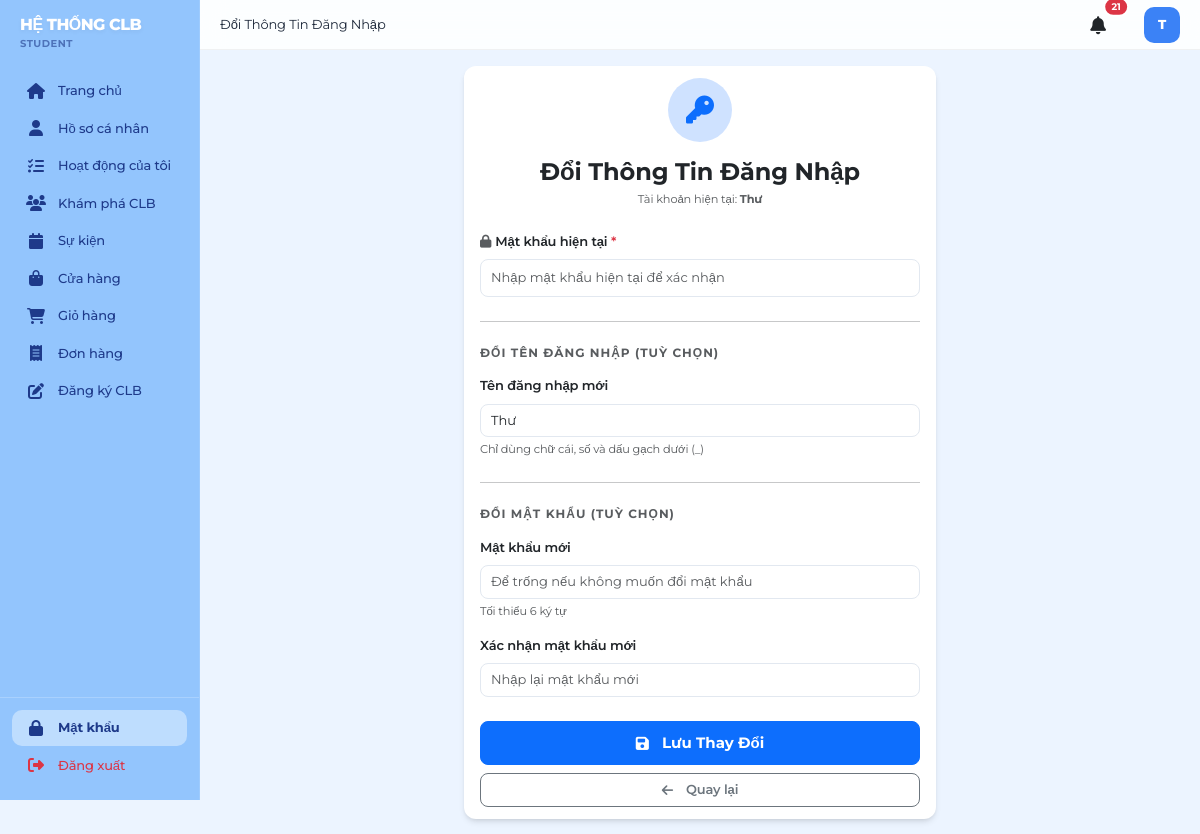
Page /account/change-credentials (signed in) on the committed database.
### models.py (models this page shows, shortened)
class User(db.Model):
    __tablename__ = 'users'
    id = db.Column(db.Integer, primary_key=True)
    username = db.Column(db.String(120), unique=True, nullable=False)
    email = db.Column(db.String(120), unique=True, nullable=False)
    password_hash = db.Column(db.String(255), nullable=False)
    user_type = db.Column(db.String(20), nullable=False)  # student, club, admin
    status = db.Column(db.String(20), default=STATUS_ACTIVE)  # active, inactive
    created_at = db.Column(db.DateTime, default=datetime.utcnow)
    updated_at = db.Column(db.DateTime, default=datetime.utcnow, onupdate=datetime.utcnow)
    student_profile = db.relationship('Student', backref='user', uselist=False, cascade='all, delete-orphan')
    club_profile = db.relationship('Club', backref='user', uselist=False, cascade='all, delete-orphan', foreign_keys='Club.user_id')
    def is_student(self):
        return self.user_type == USER_TYPE_STUDENT
    def is_club(self):
        return self.user_type == USER_TYPE_CLUB

### app.py (the view, shortened to what this page needs)
@app.route('/account/change-credentials', methods=['GET', 'POST'])
@login_required
def change_credentials():
    return render_template('change_credentials.html')

### app.py (called while the page is built)
@login_manager.user_loader
def load_user(user_id):
    return User.query.get(int(user_id))

@app.context_processor
def inject_global_data():
    unread_count = 0
    cart_count = 0
    if current_user.is_authenticated:
        unread_count = Notification.query.filter_by(user_id=current_user.id, is_read=False).count()
        if current_user.is_student():
            cart_count = CartItem.query.filter_by(user_id=current_user.id).count()
        elif 'cart' in session:
            cart_count = sum(session['cart'].values())
    return dict(unread_count=unread_count, cart_count=cart_count)

### templates/change_credentials.html (shortened to what this page needs)
{% extends "base.html" %}
{% block page_title %}Đổi Thông Tin Đăng Nhập{% endblock %}
{% block content %}
<div class="row justify-content-center">
    <div class="col-lg-6">
        <div class="card border-0 shadow-sm">
            <div class="card-body p-5">
                <div class="text-center mb-4">
                    <div class="bg-primary-subtle text-primary rounded-circle d-inline-flex align-items-center justify-content-center mb-3" style="width: 64px; height: 64px;">
                        <i class="fas fa-key fs-3"></i>
                    </div>
                    <h4 class="fw-bold mb-1">Đổi Thông Tin Đăng Nhập</h4>
                    <p class="text-muted small">Tài khoản hiện tại: <strong>{{ current_user.username }}</strong></p>
                </div>
                <form method="POST" action="{{ url_for('change_credentials') }}">
                    <div class="mb-4">
                        <label class="form-label fw-semibold">
                            <i class="fas fa-lock me-1 text-muted"></i>Mật khẩu hiện tại <span class="text-danger">*</span>
                        </label>
                        <input type="password" class="form-control form-control-lg" name="current_password"
                               placeholder="Nhập mật khẩu hiện tại để xác nhận" required>
                    </div>
                    <hr class="my-4">
                    <h6 class="fw-bold text-muted mb-3 text-uppercase" style="font-size: 0.75rem; letter-spacing: 1px;">
                        Đổi Tên Đăng Nhập (tuỳ chọn)
                    </h6>
                    <div class="mb-4">
                        <label class="form-label fw-semibold">Tên đăng nhập mới</label>
                        <input type="text" class="form-control" name="new_username"
                               placeholder="Để trống nếu không muốn đổi"
                               value="{{ current_user.username }}">
                        <div class="form-text">Chỉ dùng chữ cái, số và dấu gạch dưới (_)</div>
                    </div>
                    <hr class="my-4">
                    <h6 class="fw-bold text-muted mb-3 text-uppercase" style="font-size: 0.75rem; letter-spacing: 1px;">
                        Đổi Mật Khẩu (tuỳ chọn)
                    </h6>
                    <div class="mb-3">
                        <label class="form-label fw-semibold">Mật khẩu mới</label>
                        <input type="password" class="form-control" name="new_password"
                               placeholder="Để trống nếu không muốn đổi mật khẩu"
                               id="newPassword">
                        <div class="form-text">Tối thiểu 6 ký tự</div>
                    </div>
                    <div class="mb-4">
                        <label class="form-label fw-semibold">Xác nhận mật khẩu mới</label>
                        <input type="password" class="form-control" name="confirm_password"
                               placeholder="Nhập lại mật khẩu mới"
                               id="confirmPassword">
                    </div>
                    <div class="d-grid gap-2">
                        <button type="submit" class="btn btn-primary btn-lg fw-bold">
                            <i class="fas fa-save me-2"></i>Lưu Thay Đổi
                        </button>
                        <a href="javascript:history.back()" class="btn btn-outline-secondary">
                            <i class="fas fa-arrow-left me-2"></i>Quay lại
                        </a>
                    </div>
                </form>
            </div>
        </div>
    </div>
</div>
{% endblock %}

### templates/base.html (shortened to what this page needs)
<!DOCTYPE html>
<html lang="vi">
<head>
    <link href="https://cdn.jsdelivr.net/npm/bootstrap@5.3.0/dist/css/bootstrap.min.css" rel="stylesheet">
    <link rel="stylesheet" href="https://cdnjs.cloudflare.com/ajax/libs/font-awesome/6.4.0/css/all.min.css">
<link rel="stylesheet" href="{{ url_for('static', filename='css/style.css') }}">
</head>
<body>
    <div class="layout">
        {% if not hide_sidebar %}
        <div class="sidebar">
            <div class="logo">
                <h5>HỆ THỐNG CLB</h5>
                <p>{% if current_user.is_authenticated %}{{ current_user.user_type }}{% else %}Sinh viên{% endif %}</p>
            </div>
            <nav class="sidebar-nav">
                {% if current_user.is_authenticated %}
                    {% if current_user.is_student() %}
                        <div class="nav-item">
                            <a href="{{ url_for('student_dashboard') }}" class="nav-link {% if request.endpoint == 'student_dashboard' %}active{% endif %}">
                                <i class="fas fa-home"></i> Trang chủ
                            </a>
                        </div>
                        <div class="nav-item">
                            <a href="{{ url_for('student_profile') }}" class="nav-link {% if request.endpoint and 'profile' in request.endpoint %}active{% endif %}">
                                <i class="fas fa-user"></i> Hồ sơ cá nhân
                            </a>
                        </div>
                        <div class="nav-item">
                            <a href="{{ url_for('student_activities') }}" class="nav-link {% if request.endpoint == 'student_activities' %}active{% endif %}">
                                <i class="fas fa-tasks"></i> Hoạt động của tôi
                            </a>
                        </div>
                        <div class="nav-item">
                            <a href="{{ url_for('student_clubs') }}" class="nav-link {% if request.endpoint == 'student_clubs' %}active{% endif %}">
                                <i class="fas fa-users"></i> Khám phá CLB
                            </a>
                        </div>
                        <div class="nav-item">
                            <a href="{{ url_for('student_events') }}" class="nav-link {% if request.endpoint == 'student_events' %}active{% endif %}">
                                <i class="fas fa-calendar"></i> Sự kiện
                            </a>
                        </div>
                        <div class="nav-item">
                            <a href="{{ url_for('products_list') }}" class="nav-link {% if 'product' in request.endpoint|string %}active{% endif %}">
                                <i class="fas fa-shopping-bag"></i> Cửa hàng
                            </a>
                        </div>
                        <div class="nav-item">
                            <a href="{{ url_for('cart') }}" class="nav-link {% if request.endpoint == 'cart' %}active{% endif %}">
                                <i class="fas fa-shopping-cart"></i> Giỏ hàng
                            </a>
                        </div>
                        <div class="nav-item">
                            <a href="{{ url_for('orders_list') }}" class="nav-link {% if request.endpoint == 'orders_list' %}active{% endif %}">
                                <i class="fas fa-receipt"></i> Đơn hàng
                            </a>
                        </div>
                        <div class="nav-item">
                            <a href="{{ url_for('student_club_register') }}" class="nav-link {% if request.endpoint == 'student_club_register' %}active{% endif %}">
                                <i class="fas fa-edit"></i> Đăng ký CLB
                            </a>
                        </div>
                    {% endif %}
                {% endif %}
            </nav>
            {% if current_user.is_authenticated %}
            <div class="sidebar-footer">
                <div class="nav-item">
                    <a href="{{ url_for('change_credentials') }}" class="nav-link {% if request.endpoint == 'change_credentials' %}active{% endif %}">
                        <i class="fas fa-lock"></i> Mật khẩu
                    </a>
                </div>
                <div class="nav-item">
                    <a href="{{ url_for('logout') }}" class="nav-link text-danger">
                        <i class="fas fa-sign-out-alt"></i> Đăng xuất
                    </a>
                </div>
            </div>
            {% endif %}
        </div>
        {% endif %}
        <div class="main-container {% if hide_sidebar %}no-sidebar{% endif %}">
            {% if not hide_sidebar %}
            <div class="top-header">
                <div class="header-left">
                    {% block page_title %}{% endblock %}
                </div>
                <div class="header-right">
                    <a href="{{ url_for('notifications_list') }}" class="notification-icon position-relative text-dark text-decoration-none me-3">
                        <i class="fas fa-bell"></i>
                        {% if unread_count > 0 %}
                        <span class="position-absolute top-0 start-100 translate-middle badge rounded-pill bg-danger" style="font-size: 0.6rem; padding: 0.35em 0.65em; border: 2px solid #fff;">
                            {{ unread_count if unread_count < 100 else '99+' }}
                        </span>
                        {% endif %}
                    </a>
                    {% if current_user.is_authenticated %}
                        {% set avatar = None %}
                        {% if current_user.is_student() and current_user.student_profile and current_user.student_profile.avatar_url %}
                            {% set avatar = current_user.student_profile.avatar_url %}
                        {% elif current_user.is_club() and current_user.club_profile and current_user.club_profile.logo_url %}
                            {% set avatar = current_user.club_profile.logo_url %}
                        {% endif %}
                        {% if avatar %}
                        <div class="user-avatar border border-2 shadow-sm" title="{{ current_user.username }}">
                            <img src="{{ avatar }}" alt="Avatar" style="width: 100%; height: 100%; object-fit: cover; border-radius: 50%;">
                        </div>
                        {% else %}
                        <div class="user-avatar" title="{{ current_user.username or 'User' }}">
                            {{ (current_user.username[0].upper() if current_user.username else '?') }}
                        </div>
                        {% endif %}
                    {% endif %}
                </div>
            </div>
            {% endif %}
            <div class="content-area">
                {% block content %}{% endblock %}
            </div>
        </div>
    </div>
</body>
</html>

### static/css/style.css (style rules this page uses)
body, h1, h2, h3, h4, h5, h6, p, a, button, input, span, div { font-family: 'Montserrat', sans-serif !important; }
:root { --primary: #3B82F6; --primary-dark: #2563EB; --primary-light: #EFF6FF; --primary-soft: rgba(59, 130, 246, 0.1); --primary-gradient: linear-gradient(135deg, #3B82F6 0%, #2563EB 100%); --secondary: #64748B; --sidebar-bg: #93C5FD; --sidebar-text: #1E3A8A; --sidebar-active: rgba(255, 255, 255, 0.4); --sidebar-hover: rgba(255, 255, 255, 0.15); --main-bg: #ECF4FF; --white: #FFFFFF; --text-dark: #1E293B; --text-muted: #64748B; --success: #10B981; --warning: #F59E0B; --danger: #EF4444; --glass: rgba(255, 255, 255, 0.7); --glass-border: rgba(255, 255, 255, 0.3); --shadow-sm: 0 1px 2px 0 rgb(0 0 0 / 0.05); --shadow: 0 4px 6px -1px rgb(0 0 0 / 0.1), 0 2px 4px -2px rgb(0 0 0 / 0.1); --shadow-lg: 0 20px 25px -5px rgb(0 0 0 / 0.1), 0 8px 10px -6px rgb(0 0 0 / 0.1); --radius: 12px; --radius-lg: 20px; --transition: all 0.3s cubic-bezier(0.4, 0, 0.2, 1); }
* { margin: 0; padding: 0; box-sizing: border-box; }
body { font-family: 'Inter', system-ui, -apple-system, sans-serif; background-color: var(--main-bg); color: var(--text-dark); min-height: 100vh; overflow-x: hidden; letter-spacing: -0.01em; font-size: 13px; }
.layout { display: flex; width: 100%; }
.sidebar { width: 200px; background-color: var(--sidebar-bg); padding: 15px 0; position: fixed; height: 100vh; left: 0; top: 0; z-index: 1000; transition: var(--transition); border-right: 1px solid rgba(255, 255, 255, 0.1); display: flex; flex-direction: column; }
.sidebar .logo { padding: 0 20px 20px 20px; display: flex; flex-direction: column; gap: 2px; }
.sidebar .logo h5 { color: white; font-size: 16px; font-weight: 800; margin: 0; letter-spacing: -0.5px; text-shadow: 0 2px 4px rgba(0,0,0,0.05); }
.sidebar .logo p { font-size: 10px; color: rgba(30, 58, 138, 0.6); margin: 0; font-weight: 700; text-transform: uppercase; letter-spacing: 0.5px; }
.sidebar .nav-item { margin: 2px 12px; }
.sidebar .nav-link { color: var(--sidebar-text); padding: 8px 14px; text-decoration: none; display: flex; align-items: center; font-size: 13px; font-weight: 500; transition: var(--transition); border-radius: 10px; }
.sidebar .nav-link i { margin-right: 12px; font-size: 16px; width: 20px; text-align: center; transition: var(--transition); }
.sidebar .nav-link.active { background-color: var(--sidebar-active) !important; color: var(--sidebar-text) !important; font-weight: 700; }
.sidebar-nav { flex-grow: 1; overflow-y: auto; scrollbar-width: none; }
.sidebar-footer { border-top: 1px solid rgba(255, 255, 255, 0.2); padding-top: 10px; margin-top: auto; }
.main-container { margin-left: 200px; width: calc(100% - 200px); min-height: 100vh; display: flex; flex-direction: column; animation: fadeIn 0.3s ease-out; }
.top-header { height: 50px; background: rgba(255, 255, 255, 0.85); backdrop-filter: blur(12px); border-bottom: 1px solid rgba(0,0,0,0.05); display: flex; align-items: center; justify-content: space-between; padding: 0 20px; position: sticky; top: 0; z-index: 999; }
.header-right { display: flex; align-items: center; gap: 12px; }
.notification-icon { font-size: 18px; color: var(--text-muted); transition: var(--transition); width: 36px; height: 36px; display: flex; align-items: center; justify-content: center; border-radius: 10px; background: transparent; }
.user-avatar { width: 36px; height: 36px; border-radius: 10px; background: var(--primary); color: white; display: flex; align-items: center; justify-content: center; font-weight: 800; font-size: 13px; }
.content-area { padding: 16px; }
.card { border: none !important; background: var(--white); border-radius: var(--radius) !important; box-shadow: var(--shadow) !important; transition: var(--transition) !important; }
.card-body { padding: 12px 16px !important; }
.btn { border-radius: 8px; font-weight: 600; padding: 6px 14px; font-size: 13px; transition: var(--transition); display: inline-flex; align-items: center; justify-content: center; gap: 5px; }
.btn-lg { padding: 10px 24px; font-size: 15px; }
.form-control, .form-select { border-radius: 8px; border: 1.5px solid #E2E8F0; padding: 6px 10px; font-size: 13px; transition: var(--transition); }

### rows in the picture
User: user_type "STUDENT", username "T", username "Thư", new_username "Thư"

### other values in the picture
{{ unread_count if unread_count < 100 else '99+' }} "21"
